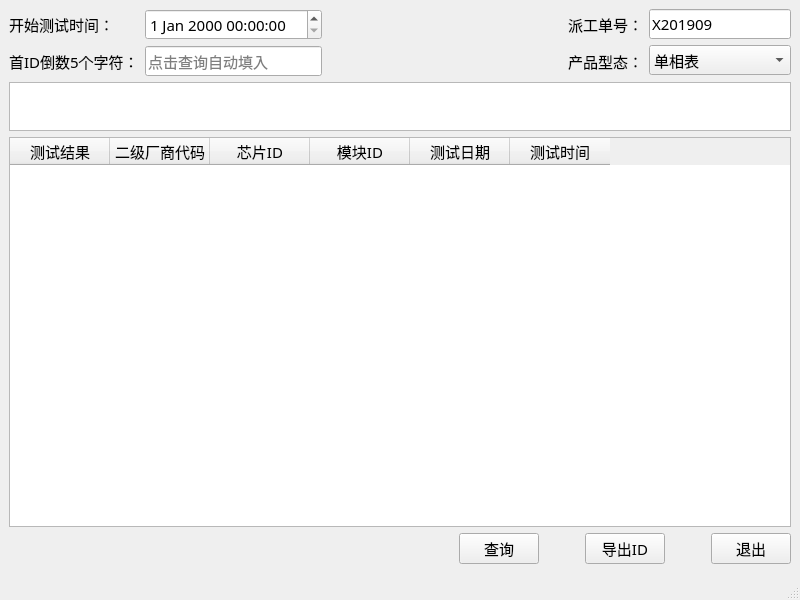
<?xml version="1.0" encoding="UTF-8"?>
<ui version="4.0">
 <class>STA_database_query</class>
 <widget class="QMainWindow" name="STA_database_query">
  <property name="geometry">
   <rect>
    <x>0</x>
    <y>0</y>
    <width>800</width>
    <height>600</height>
   </rect>
  </property>
  <property name="font">
   <font>
    <family>黑体</family>
    <pointsize>11</pointsize>
   </font>
  </property>
  <property name="windowTitle">
   <string>STA芯片ID对应关系导出</string>
  </property>
  <property name="windowIcon">
   <iconset resource="apprcc.qrc">
    <normaloff>:/pic/resources/Mac_Finder_256px_1180091_easyicon.net.png</normaloff>:/pic/resources/Mac_Finder_256px_1180091_easyicon.net.png</iconset>
  </property>
  <widget class="QWidget" name="centralwidget">
   <layout class="QGridLayout" name="gridLayout">
    <item row="0" column="0">
     <layout class="QHBoxLayout" name="horizontalLayout_5">
      <item>
       <layout class="QHBoxLayout" name="horizontalLayout">
        <item>
         <layout class="QVBoxLayout" name="verticalLayout">
          <item>
           <widget class="QLabel" name="lb_start_datetime">
            <property name="text">
             <string>开始测试时间：</string>
            </property>
           </widget>
          </item>
          <item>
           <widget class="QLabel" name="label">
            <property name="text">
             <string>首ID倒数5个字符：</string>
            </property>
           </widget>
          </item>
         </layout>
        </item>
        <item>
         <layout class="QVBoxLayout" name="verticalLayout_3">
          <item>
           <widget class="QDateTimeEdit" name="start_datetime">
            <property name="maximumDateTime">
             <datetime>
              <hour>23</hour>
              <minute>59</minute>
              <second>59</second>
              <year>9999</year>
              <month>12</month>
              <day>31</day>
             </datetime>
            </property>
           </widget>
          </item>
          <item>
           <widget class="QLineEdit" name="lineEdit">
            <property name="text">
             <string/>
            </property>
            <property name="placeholderText">
             <string>点击查询自动填入</string>
            </property>
           </widget>
          </item>
         </layout>
        </item>
       </layout>
      </item>
      <item>
       <spacer name="horizontalSpacer_7">
        <property name="orientation">
         <enum>Qt::Horizontal</enum>
        </property>
        <property name="sizeHint" stdset="0">
         <size>
          <width>40</width>
          <height>20</height>
         </size>
        </property>
       </spacer>
      </item>
      <item>
       <spacer name="horizontalSpacer_6">
        <property name="orientation">
         <enum>Qt::Horizontal</enum>
        </property>
        <property name="sizeHint" stdset="0">
         <size>
          <width>40</width>
          <height>20</height>
         </size>
        </property>
       </spacer>
      </item>
      <item>
       <layout class="QHBoxLayout" name="horizontalLayout_2">
        <item>
         <layout class="QVBoxLayout" name="verticalLayout_2">
          <item>
           <widget class="QLabel" name="label_2">
            <property name="text">
             <string>派工单号：</string>
            </property>
           </widget>
          </item>
          <item>
           <widget class="QLabel" name="prod_type">
            <property name="text">
             <string>产品型态：</string>
            </property>
           </widget>
          </item>
         </layout>
        </item>
        <item>
         <layout class="QVBoxLayout" name="verticalLayout_4">
          <item>
           <widget class="QLineEdit" name="lineEdit_2">
            <property name="text">
             <string>X201909</string>
            </property>
           </widget>
          </item>
          <item>
           <widget class="QComboBox" name="cb_prod_type">
            <item>
             <property name="text">
              <string>单相表</string>
             </property>
            </item>
            <item>
             <property name="text">
              <string>13版三相表</string>
             </property>
            </item>
            <item>
             <property name="text">
              <string>13版集中器</string>
             </property>
            </item>
            <item>
             <property name="text">
              <string>09版三相表</string>
             </property>
            </item>
            <item>
             <property name="text">
              <string>09版集中器</string>
             </property>
            </item>
            <item>
             <property name="text">
              <string>I型采集器</string>
             </property>
            </item>
            <item>
             <property name="text">
              <string>II型采集器</string>
             </property>
            </item>
           </widget>
          </item>
         </layout>
        </item>
       </layout>
      </item>
     </layout>
    </item>
    <item row="1" column="0">
     <widget class="QTextBrowser" name="textBrowser">
      <property name="enabled">
       <bool>true</bool>
      </property>
      <property name="sizePolicy">
       <sizepolicy hsizetype="Expanding" vsizetype="Ignored">
        <horstretch>0</horstretch>
        <verstretch>1</verstretch>
       </sizepolicy>
      </property>
     </widget>
    </item>
    <item row="2" column="0">
     <widget class="QTableWidget" name="tableWidget">
      <property name="sizePolicy">
       <sizepolicy hsizetype="Expanding" vsizetype="Expanding">
        <horstretch>0</horstretch>
        <verstretch>8</verstretch>
       </sizepolicy>
      </property>
      <column>
       <property name="text">
        <string>测试结果</string>
       </property>
      </column>
      <column>
       <property name="text">
        <string>二级厂商代码</string>
       </property>
      </column>
      <column>
       <property name="text">
        <string>芯片ID</string>
       </property>
      </column>
      <column>
       <property name="text">
        <string>模块ID</string>
       </property>
      </column>
      <column>
       <property name="text">
        <string>测试日期</string>
       </property>
      </column>
      <column>
       <property name="text">
        <string>测试时间</string>
       </property>
      </column>
     </widget>
    </item>
    <item row="3" column="0">
     <layout class="QHBoxLayout" name="horizontalLayout_4">
      <item>
       <spacer name="horizontalSpacer_3">
        <property name="orientation">
         <enum>Qt::Horizontal</enum>
        </property>
        <property name="sizeHint" stdset="0">
         <size>
          <width>40</width>
          <height>20</height>
         </size>
        </property>
       </spacer>
      </item>
      <item>
       <spacer name="horizontalSpacer_4">
        <property name="orientation">
         <enum>Qt::Horizontal</enum>
        </property>
        <property name="sizeHint" stdset="0">
         <size>
          <width>40</width>
          <height>20</height>
         </size>
        </property>
       </spacer>
      </item>
      <item>
       <spacer name="horizontalSpacer_5">
        <property name="orientation">
         <enum>Qt::Horizontal</enum>
        </property>
        <property name="sizeHint" stdset="0">
         <size>
          <width>40</width>
          <height>20</height>
         </size>
        </property>
       </spacer>
      </item>
      <item>
       <layout class="QHBoxLayout" name="horizontalLayout_3">
        <item>
         <widget class="QPushButton" name="query">
          <property name="text">
           <string>查询</string>
          </property>
         </widget>
        </item>
        <item>
         <spacer name="horizontalSpacer">
          <property name="orientation">
           <enum>Qt::Horizontal</enum>
          </property>
          <property name="sizeHint" stdset="0">
           <size>
            <width>40</width>
            <height>20</height>
           </size>
          </property>
         </spacer>
        </item>
        <item>
         <widget class="QPushButton" name="export_id">
          <property name="text">
           <string>导出ID</string>
          </property>
         </widget>
        </item>
        <item>
         <spacer name="horizontalSpacer_2">
          <property name="orientation">
           <enum>Qt::Horizontal</enum>
          </property>
          <property name="sizeHint" stdset="0">
           <size>
            <width>40</width>
            <height>20</height>
           </size>
          </property>
         </spacer>
        </item>
        <item>
         <widget class="QPushButton" name="exit">
          <property name="text">
           <string>退出</string>
          </property>
         </widget>
        </item>
       </layout>
      </item>
     </layout>
    </item>
   </layout>
  </widget>
  <widget class="QMenuBar" name="menubar">
   <property name="geometry">
    <rect>
     <x>0</x>
     <y>0</y>
     <width>800</width>
     <height>23</height>
    </rect>
   </property>
  </widget>
  <widget class="QStatusBar" name="statusbar"/>
 </widget>
 <resources>
  <include location="apprcc.qrc"/>
 </resources>
 <connections>
  <connection>
   <sender>exit</sender>
   <signal>clicked()</signal>
   <receiver>STA_database_query</receiver>
   <slot>close()</slot>
   <hints>
    <hint type="sourcelabel">
     <x>745</x>
     <y>557</y>
    </hint>
    <hint type="destinationlabel">
     <x>399</x>
     <y>299</y>
    </hint>
   </hints>
  </connection>
 </connections>
</ui>
